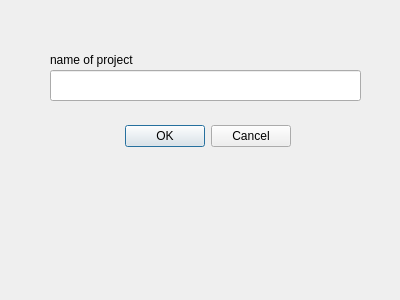
<?xml version="1.0" encoding="UTF-8"?>
<ui version="4.0">
 <class>Dialog_add_project</class>
 <widget class="QDialog" name="Dialog_add_project">
  <property name="geometry">
   <rect>
    <x>0</x>
    <y>0</y>
    <width>400</width>
    <height>300</height>
   </rect>
  </property>
  <property name="windowTitle">
   <string>Dialog</string>
  </property>
  <widget class="QDialogButtonBox" name="buttonBox">
   <property name="geometry">
    <rect>
     <x>-50</x>
     <y>120</y>
     <width>341</width>
     <height>32</height>
    </rect>
   </property>
   <property name="orientation">
    <enum>Qt::Horizontal</enum>
   </property>
   <property name="standardButtons">
    <set>QDialogButtonBox::Cancel|QDialogButtonBox::Ok</set>
   </property>
  </widget>
  <widget class="QLabel" name="label">
   <property name="geometry">
    <rect>
     <x>50</x>
     <y>50</y>
     <width>141</width>
     <height>20</height>
    </rect>
   </property>
   <property name="text">
    <string>name of project</string>
   </property>
  </widget>
  <widget class="QLineEdit" name="input_name_of_project">
   <property name="geometry">
    <rect>
     <x>50</x>
     <y>70</y>
     <width>311</width>
     <height>31</height>
    </rect>
   </property>
  </widget>
 </widget>
 <resources/>
 <connections>
  <connection>
   <sender>buttonBox</sender>
   <signal>accepted()</signal>
   <receiver>Dialog_add_project</receiver>
   <slot>accept()</slot>
   <hints>
    <hint type="sourcelabel">
     <x>248</x>
     <y>254</y>
    </hint>
    <hint type="destinationlabel">
     <x>157</x>
     <y>274</y>
    </hint>
   </hints>
  </connection>
  <connection>
   <sender>buttonBox</sender>
   <signal>rejected()</signal>
   <receiver>Dialog_add_project</receiver>
   <slot>reject()</slot>
   <hints>
    <hint type="sourcelabel">
     <x>316</x>
     <y>260</y>
    </hint>
    <hint type="destinationlabel">
     <x>286</x>
     <y>274</y>
    </hint>
   </hints>
  </connection>
 </connections>
</ui>
